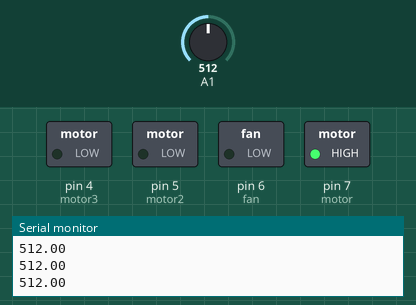
A sketch run on a simulated Arduino Uno, built with avr-gcc and run on an emulated ATmega328P. Shown: switched loads named in the sketch (green lamp = pin HIGH), the last lines printed to the serial monitor. The inputs (shaded band) are chosen by the test bench; at power-on: A1 = 512.

Above: at 1.2 s.
1.3 s: A1 set to 800
2.8 s: A1 set to 825
At 3.7 s:
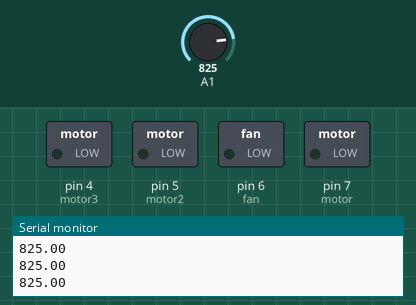
4.3 s: A1 set to 716
At 4.8 s:
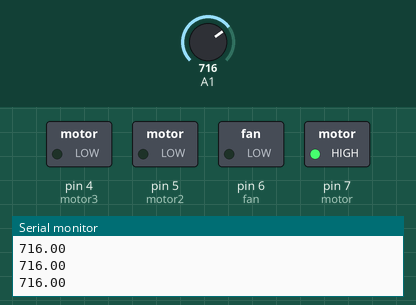
5.8 s: A1 set to 900
At 6.2 s:
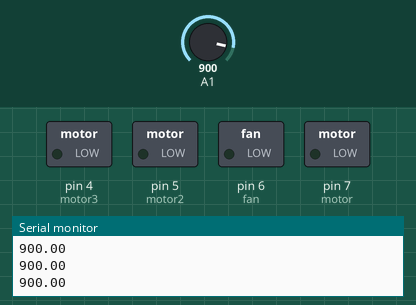
Timing chart, 0 to 8.3 s (numbered marks = the images above; inputs shaded):
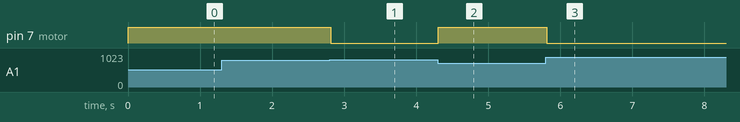

Measured:
- the behaviour switches between 818 and 819 on A1 (found by bisection; images 0 and 1)
- after the input at 2.8 s, pin 7 (motor): HIGH → LOW at once
- after the input at 4.3 s, pin 7 (motor): LOW → HIGH at once
- after the input at 5.8 s, pin 7 (motor): HIGH → LOW at once

The sketch:

sketch_dec11.ino
```cpp
//#include <dht.h>

//#include <SoftwareSerial.h>  //including the software serial UART library which will make the digital pins as TX and RX
//#include <LiquidCrystal.h>
#include "DHT.h"             //including the DHT22 library
#define DHTPIN 8             //Declaring pin 8 of arduino to communicate with DHT22
#define DHTTYPE DHT11        //Defining type of DHT sensor we are using (DHT22 or DHT11)
#define DEBUG true
DHT dht(DHTPIN, DHTTYPE);    //Declaring a variable named dht
//LiquidCrystal lcd(13, 12, 11, 10, 9, 8);
//SoftwareSerial esp8266(2,3); //Connect the TX pin of ESP8266 to pin 2 of Arduino and RX pin of ESP8266 to pin 3 of Arduino.
//SoftwareSerial mySerial(9, 10);

int motor=7;
const int motor2 = 5;
const int motor3= 4;
const int fan=6;
float temp_read,Temp_alert_val,Temp_shut_val;
float sound,db;
float soil,soill,soil2,soill2,soil3,soill3;
int buttonState1=0;
int buttonState2=0;


void setup()
{
  Serial.begin(9600);
    //lcd.begin(16,2);
  // mySerial.begin(9600);
  //esp8266.begin(115200); // Set the baud rate of serial communication
 // dht.begin();         //This will initiate receiving data from DHT22

pinMode(motor, OUTPUT);
pinMode(motor2, OUTPUT);
 pinMode(motor3,OUTPUT);
 pinMode(fan,OUTPUT);
//lcd.setCursor(0,0); // Sets the location at which subsequent text written to the LCD will be displayed
//lcd.print("T: ");
//lcd.setCursor(8,0); // Sets the location at which subsequent text written to the LCD will be displayed
//lcd.print("C: ");

//lcd.setCursor(0,1); // Sets the location at which subsequent text written to the LCD will be displayed
//lcd.print("S: ");
//delay(30);
//lcd.setCursor(8,1); // Sets the location at which subsequent text written to the LCD will be displayed
//lcd.print("G: ");
}

void loop()
{


  soil=analogRead(1);
  soill=(100-((soil/1023.00)*100));
  Serial.println(soil);
  //lcd.setCursor(10,0); // Sets the location at which subsequent text written to the LCD will be displayed
//lcd.print( soill);


 if(soill>20)
        {
          digitalWrite(motor,HIGH);

          }
          else
          {
            digitalWrite(motor,LOW);

            }

}
```
